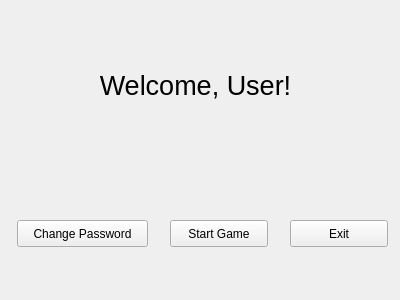
<?xml version="1.0" encoding="UTF-8"?>
<ui version="4.0">
 <class>Welcome</class>
 <widget class="QWidget" name="Welcome">
  <property name="geometry">
   <rect>
    <x>0</x>
    <y>0</y>
    <width>400</width>
    <height>300</height>
   </rect>
  </property>
  <property name="windowTitle">
   <string>Form</string>
  </property>
  <widget class="QPushButton" name="ChgPass">
   <property name="geometry">
    <rect>
     <x>17</x>
     <y>220</y>
     <width>131</width>
     <height>27</height>
    </rect>
   </property>
   <property name="text">
    <string>Change Password</string>
   </property>
  </widget>
  <widget class="QPushButton" name="StartGame">
   <property name="geometry">
    <rect>
     <x>170</x>
     <y>220</y>
     <width>98</width>
     <height>27</height>
    </rect>
   </property>
   <property name="text">
    <string>Start Game</string>
   </property>
  </widget>
  <widget class="QPushButton" name="Exit">
   <property name="geometry">
    <rect>
     <x>290</x>
     <y>220</y>
     <width>98</width>
     <height>27</height>
    </rect>
   </property>
   <property name="text">
    <string>Exit</string>
   </property>
  </widget>
  <widget class="QLabel" name="WelcomeText">
   <property name="geometry">
    <rect>
     <x>10</x>
     <y>40</y>
     <width>371</width>
     <height>91</height>
    </rect>
   </property>
   <property name="font">
    <font>
     <pointsize>20</pointsize>
    </font>
   </property>
   <property name="text">
    <string>Welcome, User!</string>
   </property>
   <property name="alignment">
    <set>Qt::AlignCenter</set>
   </property>
  </widget>
 </widget>
 <resources/>
 <connections/>
</ui>
